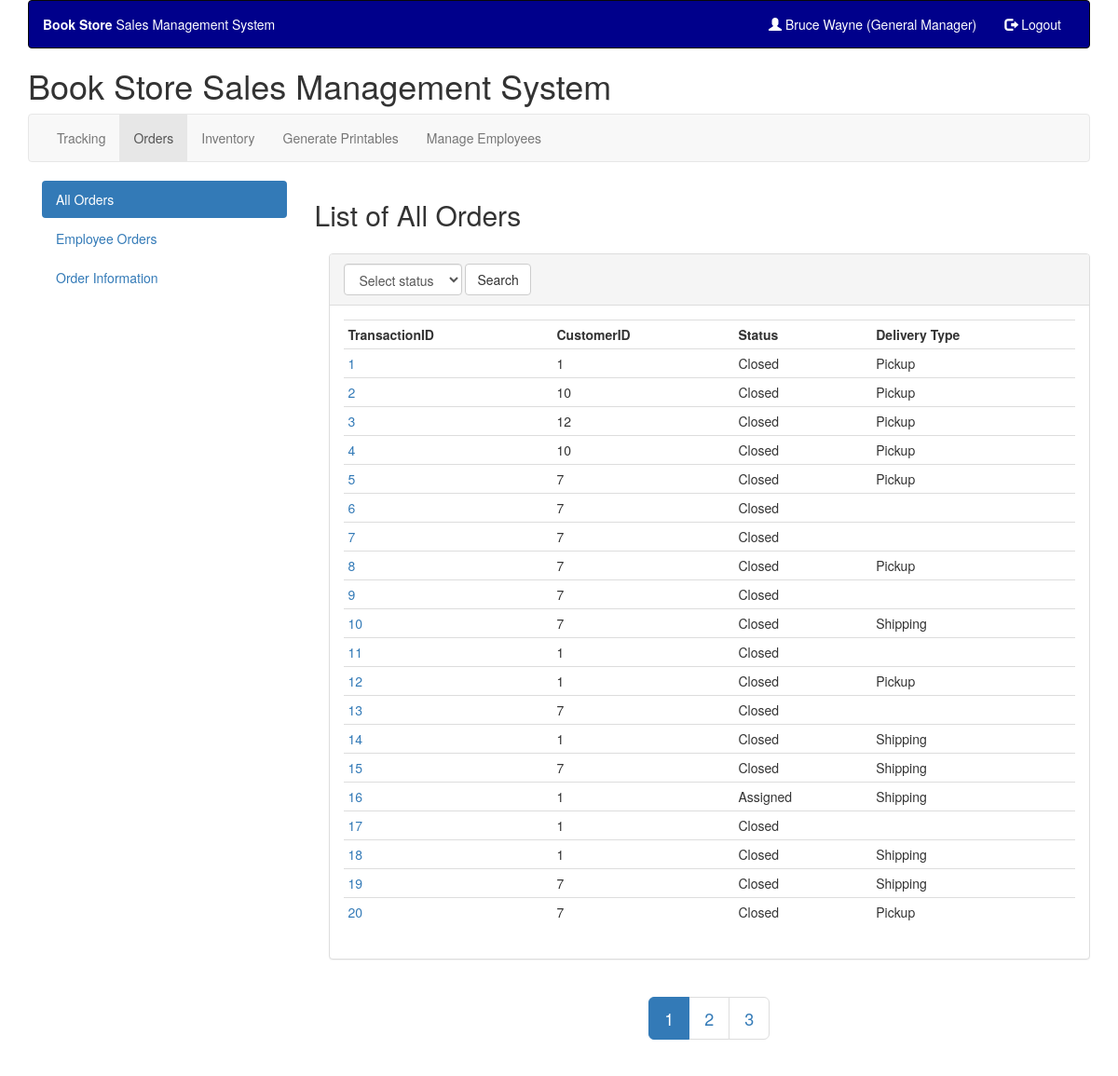
Screenshot of /emp/orders.php (signed in) with the database file from the repository.
### tables this page shows
CREATE TABLE `Roles` (
  `RolesID` int(11) NOT NULL,
  `RoleName` varchar(45) NOT NULL
);

CREATE TABLE `Transactions` (
  `TransactionID` int(11) NOT NULL,
  `CustomerID` int(11) DEFAULT NULL,
  `BillingID` int(11) NOT NULL,
  `EmployeeID` int(11) DEFAULT NULL,
  `ProductID` int(11) DEFAULT NULL,
  `Quantity` int(11) NOT NULL,
  `Status` enum('Open','Assigned','Closed') NOT NULL DEFAULT 'Open',
  `DeliveryType` char(10) NOT NULL,
  `LineItemTotal` int(11) NOT NULL,
  `GrandTotal` int(11) NOT NULL,
  `Timestamp` datetime DEFAULT CURRENT_TIMESTAMP
);

### emp/php/tracking_funcs.php (called while the page is built, shortened)
<?php
function queryDB($select,$table,$where,$limit=20){
    $link = new mysqli($GLOBALS['dbhost'],$GLOBALS['dbuser'],$GLOBALS['dbpass'],$GLOBALS['dbname']);
    $query = "SELECT ".$select." FROM ".$table." WHERE ".$where." LIMIT ".$limit;
    $result = $link->query($query);
    if(isset($result->connect_errno)){
        return NULL;
    }else{
        return $result;
    }
}

### emp/php/order_funcs.php (the view, shortened to what this page needs)
<?php
include('tracking_funcs.php');
function getMaxOrders($status = "Open"){
    if($status != "All"){
        $transactionNumbers = queryDB("TransactionID, Status","Transactions","Status = '".$status."' GROUP BY TransactionID",500);
    }else{
        $transactionNumbers = queryDB("TransactionID","Transactions","TRUE GROUP BY TransactionID",500);
    }
    return $transactionNumbers->num_rows;
}
function displayOrder($transID){
    $orderData = queryDB("*","Transactions","TransactionID = ".$transID);
    $orderData = $orderData->fetch_assoc();
    $row = '<tr><td><a href=orders.php?id='.$orderData['TransactionID'].'>'.$orderData['TransactionID'].'</a>'.
           '</td><td>'.$orderData['CustomerID'].
           '</td><td>'.$orderData['Status'].
           '</td><td>'.$orderData['DeliveryType'].'</td></tr>';
    echo $row;
}
function displayPage($pageNumber, $stat = "Open", $displayCount = 20){
    $pageNumber = $pageNumber - 1;
    $startNumber = $pageNumber * $displayCount;
    $endNumber = ($pageNumber+1) * $displayCount;
    if($stat == "All"){
        $orders = queryDB("TransactionID","Transactions","TRUE GROUP BY TransactionID",$startNumber.','.$endNumber);
    }else{
        $orders = queryDB("TransactionID","Transactions","Status = '".$stat."' GROUP BY TransactionID",$startNumber.','.$endNumber);
    }
    echo '<table class="table table-condensed">';
    echo '<tr><th>TransactionID</th><th>CustomerID</th><th>Status</th><th>Delivery Type</th></tr>';
    foreach($orders as $singleorder){
        displayOrder($singleorder['TransactionID']);
    }
    echo '</table>';
}
function pageNumbers($status = "Open", $displayCount = 20){
    $max = getMaxOrders($status);
    $numberOfPages = ceil($max / $displayCount);
    if(isset($_GET['page'])){
        $currentPage = $_GET['page'];
    }else{
        $currentPage = 1;
    }
    for($i = 1; $i <= $numberOfPages; $i++){
        if($i == $currentPage){
            echo '<li class="active"><a href="orders.php?page='.$i.'">'.$i.'</a></li>';
        }else{
            echo '<li><a href="orders.php?page='.$i.'">'.$i.'</a></li>';
        }
    }
}

### emp/includes/employee_header.php (shortened to what this page needs)
<?php
include_once "../includes/database.php";
function roleName($rid){
    global $link;
    $sql = "SELECT * FROM Roles WHERE RolesID = $rid";
    $result = mysqli_query($link,$sql);
    $row = mysqli_fetch_assoc($result);
    return $row["RoleName"];
}
$roleName = "(".roleName($_SESSION["role"]).")";
function managerMenu($rid){
    if ($rid == 1){
        $active = "";
        echo "<li ".$active." ><a href='editemployee.php'>Manage Employees</a></li>";
    }
}
?>
<!DOCTYPE html>
<html lang="en">
<head>
    <link rel="stylesheet" href="https://maxcdn.bootstrapcdn.com/bootstrap/3.3.7/css/bootstrap.min.css">
    <link rel="stylesheet" href="../../css/callouts.css">
    <link rel="stylesheet" href="//code.jquery.com/ui/1.12.1/themes/base/jquery-ui.css">
    <link rel="stylesheet" href="../../css/callouts.css">
</head>
<body>
    <div class="container">
        <header>
            <div id="topHeaderRow">
                <nav class="navbar navbar-inverse " role="navigation" style="background-color: darkblue">
                    <div class="navbar-header">
                        <p class="navbar-text" style="color: white"><strong>Book Store </strong>Sales Management System</p>
                    </div>
                    <div class="collapse navbar-collapse navbar-ex1-collapse pull-right">
                        <ul class="nav navbar-nav">
                            <?php
                            if(isset($_SESSION['eid'])){
                                echo "<li><a href='tracking.php' style='color: white'><span class='glyphicon glyphicon-user'></span> ".$_SESSION['efname']." ".$_SESSION['elname']." ".$roleName."</a></li>";
                                echo "<li><a href='php/logout.php' style='color: white'><span class='glyphicon glyphicon-log-out'></span> Logout</a></li>";
                            } else {
                                echo "<li><a href='index.php' style='color: white'><span class='glyphicon glyphicon-log-in'></span> Login</a></li>";
                            }
                            ?>
                        </ul>
                    </div>
                </nav>
            </div>
            <h1>Book Store Sales Management System</h1>
            <div id="mainNavigationRow">
                <nav class="navbar navbar-default" role="navigation">
                    <div class="collapse navbar-collapse navbar-ex1-collapse">
                        <ul class="nav navbar-nav">
                            <li <?php if (basename($_SERVER['PHP_SELF']) == 'tracking.php'){echo 'class="active"';} ?> ><a href="tracking.php">Tracking</a></li>
                            <li <?php if (basename($_SERVER['PHP_SELF']) == 'orders.php'){echo 'class="active"';} ?> ><a href="orders.php">Orders</a></li>
                            <li <?php if (basename($_SERVER['PHP_SELF']) == 'inventory.php'){echo 'class="active"';} ?> ><a href="inventory.php">Inventory</a></li>
                            <li <?php if (basename($_SERVER['PHP_SELF']) == 'printables.php'){echo 'class="active"';} ?> ><a href="printables.php">Generate Printables</a></li>
                            <?php if(isset($_SESSION['eid'])){managerMenu($_SESSION["role"]);} ?>
                    </div>
                </nav>
            </div>
        </header>

### rows the page displays
roles: RoleName "(General Manager)"
transactions: TransactionID "1", CustomerID "1", Status "Closed", DeliveryType "Pickup"
transactions: TransactionID "2", CustomerID "10", Status "Closed", DeliveryType "Pickup"
transactions: TransactionID "3", CustomerID "12", Status "Closed", DeliveryType "Pickup"
transactions: TransactionID "4", CustomerID "10", Status "Closed", DeliveryType "Pickup"
transactions: TransactionID "5", CustomerID "7", Status "Closed", DeliveryType "Pickup"
transactions: TransactionID "6", CustomerID "7", Status "Closed"
transactions: TransactionID "7", CustomerID "7", Status "Closed"
transactions: TransactionID "8", CustomerID "7", Status "Closed", DeliveryType "Pickup"
transactions: TransactionID "9", CustomerID "7", Status "Closed"
transactions: TransactionID "10", CustomerID "7", Status "Closed", DeliveryType "Shipping"
transactions: TransactionID "11", CustomerID "1", Status "Closed"
transactions: TransactionID "12", CustomerID "1", Status "Closed", DeliveryType "Pickup"
transactions: TransactionID "13", CustomerID "7", Status "Closed"
transactions: TransactionID "14", CustomerID "1", Status "Closed", DeliveryType "Shipping"
transactions: TransactionID "15", CustomerID "7", Status "Closed", DeliveryType "Shipping"
transactions: TransactionID "16", CustomerID "1", Status "Assigned", DeliveryType "Shipping"
transactions: TransactionID "17", CustomerID "1", Status "Closed"
transactions: TransactionID "18", CustomerID "1", Status "Closed", DeliveryType "Shipping"
transactions: TransactionID "19", CustomerID "7", Status "Closed", DeliveryType "Shipping"
transactions: TransactionID "20", CustomerID "7", Status "Closed", DeliveryType "Pickup"

### other values shown
$_SESSION['efname'] "Bruce"
$_SESSION['elname'] "Wayne"
$currentStatus "All"
